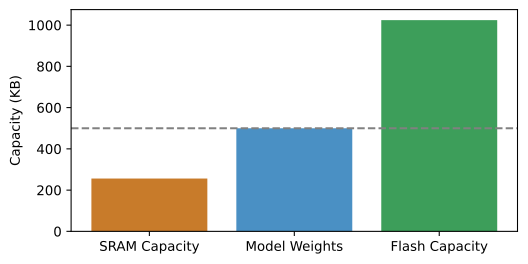

The script that drew this image:
import os
import matplotlib.pyplot as plt

memories = ['SRAM Capacity', 'Model Weights', 'Flash Capacity']
sizes = [256, 500, 1024]
colors = ['#c87b2a', '#4a90c4', '#3d9e5a']

plt.figure(figsize=(6, 3))
plt.bar(memories, sizes, color=colors)
plt.axhline(500, color='gray', linestyle='--')
plt.ylabel('Capacity (KB)')
plt.savefig(os.environ.get('VISUAL_OUT_PATH', 'out.svg'), format='svg', bbox_inches='tight')
